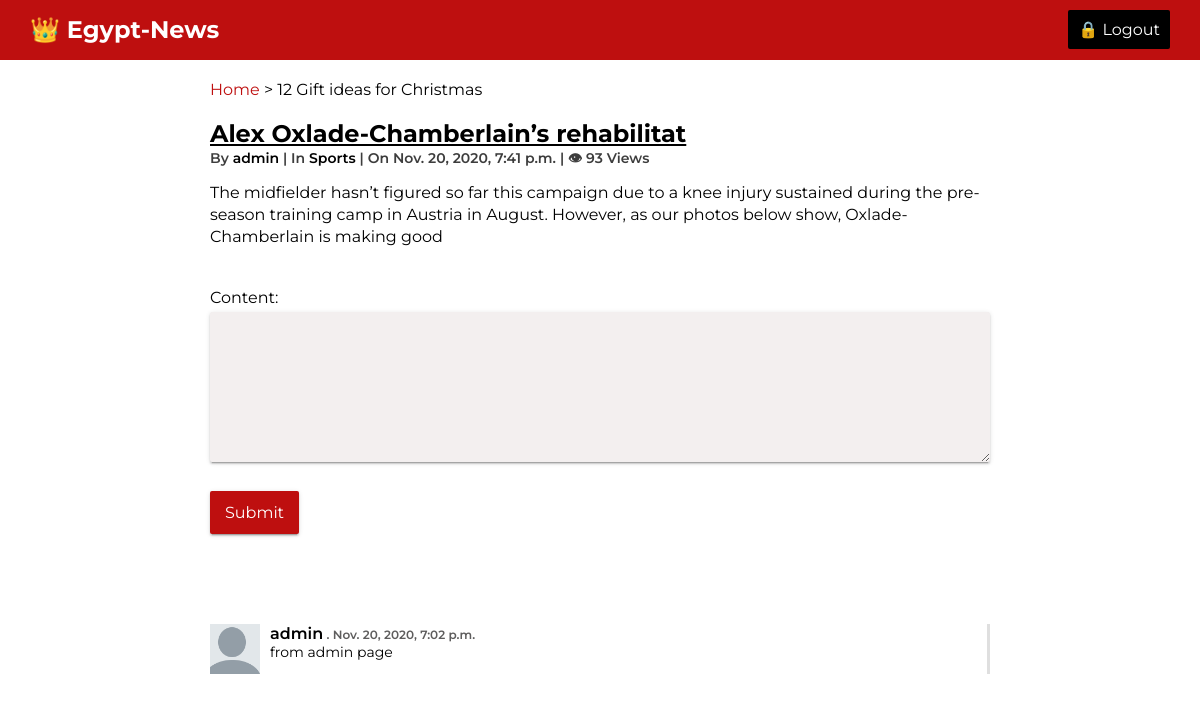
Page /post/7/ (signed in) on the committed database.
### blog/models.py (models this page shows, shortened)
class Post(models.Model):
    title = models.CharField(max_length=200)
    content = models.TextField()
    pub_date = models.DateTimeField(auto_now_add=True)
    view_count = models.PositiveIntegerField(default=0)
    author = models.ForeignKey(User , on_delete=models.CASCADE)
    category = models.ForeignKey(Category , on_delete=models.CASCADE)
    class Meta:
        ordering = ['-pub_date']

class Category(models.Model):
    name = models.CharField(max_length=100, unique=True)
    creator = models.ForeignKey(User , on_delete=models.CASCADE )
    class Meta:
        verbose_name_plural = "Categories"
    def __str__(self):
        return self.name

class Comment(models.Model):
    content = models.TextField(max_length=300 , null=True , blank=True)
    post = models.ForeignKey(Post , on_delete=models.CASCADE)
    by = models.ForeignKey(User , on_delete=models.CASCADE)
    created_at = models.DateTimeField(auto_now_add=True)

### blog/views.py (the view, shortened to what this page needs)
# urls.py: path('post/<int:pk>/', PostDetail.as_view() ,  name='post_detail'),
class PostDetail(View):
    def get(self ,request ,*args,**kwargs):
        view = PostDisplay.as_view()
        return view(request ,*args,**kwargs)

### blog/forms.py
class CommentForm(forms.ModelForm):
    class Meta:
        model = Comment
        fields = ('content',)

### blog/views.py (called while the page is built)
    def get_object(self):
        object = super(PostDisplay ,self).get_object()
        object.view_count += 1
        object.save()
        return object

    def get_context_data(self, **kwargs):
        context = super(PostDisplay, self).get_context_data(**kwargs)
        context['comments'] = Comment.objects.filter(post=self.get_object()).order_by('-created_at')
        context['form'] = CommentForm(instance=self.request.user)
        return context

### blog/templates/blog/post_detail.html (shortened to what this page needs)
{% extends 'blog/base.html' %}
{% load static %}
{% block breadcrumb %}{{ block.super }} > 12 Gift ideas for Christmas{% endblock %}
{% block content %}
<div class="blog-item">
    <h2><a href="#">{{post.title}}</a></h2>
    <div class="info">
        By <span><a href="#">{{post.author}}</a></span> | In <span><a href="#">{{ post.category }}</a></span> | On
        <span>{{post.pub_date}}</span> | &#x1f441 <span> {{post.view_count}} Views</span>
    </div>
    <p>
        {{post.content}}
    </p>
</div>
<div class="form">
    <form action="" method="post" novalidate>
        {{ form.as_p }}
        <p><input type="submit" value="Submit"></p>
    </form>
</div>
<div class="comments-list">
    {% for cmt in comments %}
    <div class="comment">
        <img src="{% static 'blog/images/avatar.png' %}" alt="avatar">
        <div class="info">
            <p>{{ cmt.by }}<span> . {{ cmt.created_at }}</span></p>
            <p>{{ cmt.content }}</p>
        </div>
    </div>
    {% empty %}
    <div>
        <h3>There are no comments yet.</h3>
    </div>
    {% endfor %}
</div>
{% endblock %}

### blog/static/blog/css/style.css (style rules this page uses)
:root { --primary: rgb(190, 15, 15); --primary-light: rgb(212, 47, 47); --secondary: #000; --light-dark: #3d3d3d; --lighter-dark: #5e5d5d; }
body { font-family: 'Montserrat', sans-serif; }
h2 { margin: 0; }
a { text-decoration: none; color: var(--secondary); }
nav > h2, p { margin: 0; }
.content-wrapper > div { grid-column: 2; max-width: 780px; margin: 20px 0; }
.blog-item h2 a { color: var(--secondary); text-decoration: underline; }
.blog-item .info { margin-bottom: 10px; font-size: 14px; font-weight: 600; color: var(--light-dark); }
.blog-item p { line-height: 22px; }
.comment { display: grid; grid-template-columns: 60px auto; margin: 30px 0; border-right: 3px solid #dfdfdf; }
.comment img { width: 100%; padding-right: 10px; }
.comment .info p:first-child { font-weight: 600; }
.comment .info p:last-child { font-size: 14px; }
.comment .info span { font-size: 12px; color: var(--lighter-dark); }
.form input, textarea, select { width: 100%; padding: 12px 15px; border-radius: 2px; border: none; margin: 5px 0 20px 0; font-size: 16px; background: #f3efef; box-shadow: 0 2px 2px 0 rgba(0,0,0,.14),0 3px 1px -2px rgba(0,0,0,.2),0 1px 5px 0 rgba(0,0,0,.12); }
.form textarea { height: 150px; }
.form input[type="submit"] { background: var(--primary); color: white; width: auto; }

### rows in the picture
Post: title "Alex Oxlade-Chamberlain’s rehabilitat", author "admin", category "Sports", pub_date "Nov. 20, 2020, 7:41 p.m.", view_count "93", content "The midfielder hasn’t figured so far this campaign due to a knee injury sustained during the pre-season training camp in Austria in August. However, as our photos below show, Oxlade-Chamberlain is making good"
Comment: by "admin", created_at "Nov. 20, 2020, 7:02 p.m.", content "from admin page"
